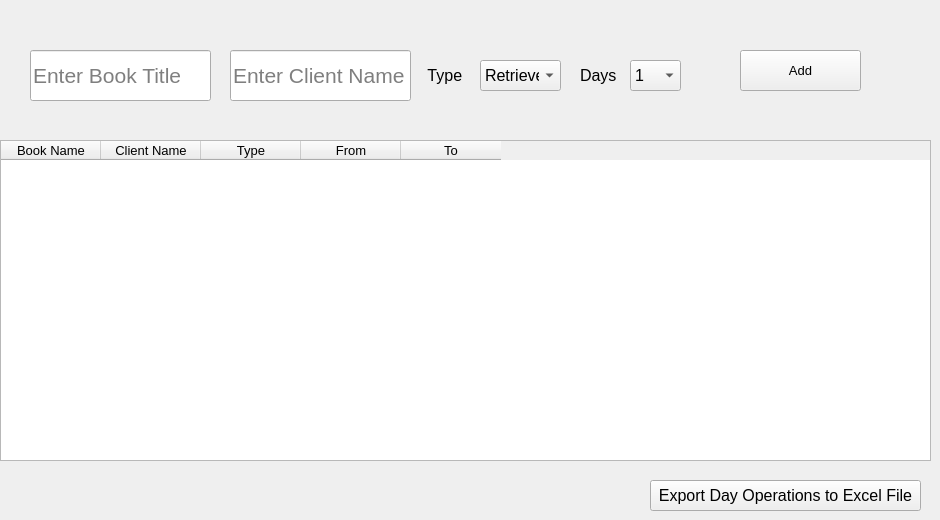
    <widget class="QWidget" name="tab">
     <attribute name="title">
      <string>Tab 1</string>
     </attribute>
     <widget class="QTableWidget" name="tableWidget">
      <property name="geometry">
       <rect>
        <x>0</x>
        <y>140</y>
        <width>931</width>
        <height>321</height>
       </rect>
      </property>
      <property name="font">
       <font>
        <pointsize>10</pointsize>
       </font>
      </property>
      <column>
       <property name="text">
        <string>Book Name</string>
       </property>
      </column>
      <column>
       <property name="text">
        <string>Client Name</string>
       </property>
      </column>
      <column>
       <property name="text">
        <string>Type</string>
       </property>
      </column>
      <column>
       <property name="text">
        <string>From</string>
       </property>
      </column>
      <column>
       <property name="text">
        <string>To</string>
       </property>
      </column>
     </widget>
     <widget class="QPushButton" name="pushButton_6">
      <property name="geometry">
       <rect>
        <x>740</x>
        <y>50</y>
        <width>121</width>
        <height>41</height>
       </rect>
      </property>
      <property name="font">
       <font>
        <family>Segoe UI</family>
        <pointsize>10</pointsize>
       </font>
      </property>
      <property name="text">
       <string>Add</string>
      </property>
     </widget>
     <widget class="QLineEdit" name="lineEdit">
      <property name="geometry">
       <rect>
        <x>30</x>
        <y>50</y>
        <width>181</width>
        <height>51</height>
       </rect>
      </property>
      <property name="font">
       <font>
        <family>Segoe UI</family>
        <pointsize>16</pointsize>
       </font>
      </property>
      <property name="placeholderText">
       <string>Enter Book Title</string>
      </property>
     </widget>
     <widget class="QComboBox" name="comboBox">
      <property name="geometry">
       <rect>
        <x>480</x>
        <y>60</y>
        <width>81</width>
        <height>31</height>
       </rect>
      </property>
      <property name="font">
       <font>
        <family>Segoe UI</family>
        <pointsize>12</pointsize>
       </font>
      </property>
      <item>
       <property name="text">
        <string>Retrieve</string>
       </property>
      </item>
      <item>
       <property name="text">
        <string>Rent</string>
       </property>
      </item>
     </widget>
     <widget class="QComboBox" name="comboBox_2">
      <property name="geometry">
       <rect>
        <x>630</x>
        <y>60</y>
        <width>51</width>
        <height>31</height>
       </rect>
      </property>
      <property name="font">
       <font>
        <family>Segoe UI</family>
        <pointsize>12</pointsize>
       </font>
      </property>
      <item>
       <property name="text">
        <string>1</string>
       </property>
      </item>
      <item>
       <property name="text">
        <string>2</string>
       </property>
      </item>
      <item>
       <property name="text">
        <string>3</string>
       </property>
      </item>
      <item>
       <property name="text">
        <string>4</string>
       </property>
      </item>
      <item>
       <property name="text">
        <string>5</string>
       </property>
      </item>
      <item>
       <property name="text">
        <string>6</string>
       </property>
      </item>
      <item>
       <property name="text">
        <string>7</string>
       </property>
      </item>
      <item>
       <property name="text">
        <string>8</string>
       </property>
      </item>
      <item>
       <property name="text">
        <string>9</string>
       </property>
      </item>
      <item>
       <property name="text">
        <string>10</string>
       </property>
      </item>
     </widget>
     <widget class="QLabel" name="label">
      <property name="geometry">
       <rect>
        <x>410</x>
        <y>60</y>
        <width>61</width>
        <height>31</height>
       </rect>
      </property>
      <property name="font">
       <font>
        <family>Segoe UI</family>
        <pointsize>12</pointsize>
        <italic>false</italic>
       </font>
      </property>
      <property name="text">
       <string>    Type</string>
      </property>
     </widget>
     <widget class="QLabel" name="label_2">
      <property name="geometry">
       <rect>
        <x>580</x>
        <y>60</y>
        <width>41</width>
        <height>31</height>
       </rect>
      </property>
      <property name="font">
       <font>
        <family>Segoe UI</family>
        <pointsize>12</pointsize>
       </font>
      </property>
      <property name="text">
       <string>Days</string>
      </property>
     </widget>
     <widget class="QLineEdit" name="lineEdit_8">
      <property name="geometry">
       <rect>
        <x>230</x>
        <y>50</y>
        <width>181</width>
        <height>51</height>
       </rect>
      </property>
      <property name="font">
       <font>
        <family>Segoe UI</family>
        <pointsize>16</pointsize>
       </font>
      </property>
      <property name="placeholderText">
       <string>Enter Client Name</string>
      </property>
     </widget>
     <widget class="QPushButton" name="pushButton_25">
      <property name="geometry">
       <rect>
        <x>650</x>
        <y>480</y>
        <width>271</width>
        <height>31</height>
       </rect>
      </property>
      <property name="font">
       <font>
        <family>Segoe UI</family>
        <pointsize>12</pointsize>
       </font>
      </property>
      <property name="text">
       <string>Export Day Operations to Excel File</string>
      </property>
     </widget>
    </widget>
